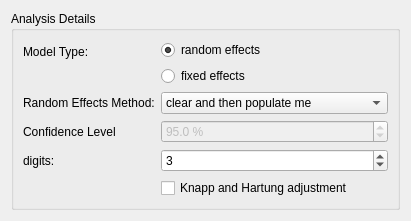
<?xml version="1.0" encoding="UTF-8"?>
<ui version="4.0">
 <class>WizardPage</class>
 <widget class="QWizardPage" name="WizardPage">
  <property name="geometry">
   <rect>
    <x>0</x>
    <y>0</y>
    <width>411</width>
    <height>212</height>
   </rect>
  </property>
  <property name="windowTitle">
   <string>WizardPage</string>
  </property>
  <property name="toolTip">
   <string>The confidence level is set on the main toolbar</string>
  </property>
  <layout class="QVBoxLayout" name="verticalLayout">
   <item>
    <widget class="QGroupBox" name="groupBox_3">
     <property name="title">
      <string>Analysis Details</string>
     </property>
     <layout class="QFormLayout" name="formLayout">
      <item row="0" column="0">
       <widget class="QLabel" name="label_2">
        <property name="text">
         <string>Model Type:</string>
        </property>
       </widget>
      </item>
      <item row="0" column="1">
       <layout class="QVBoxLayout" name="verticalLayout_3">
        <item>
         <widget class="QRadioButton" name="random_effects_radio_btn">
          <property name="text">
           <string>random effects</string>
          </property>
          <property name="checked">
           <bool>true</bool>
          </property>
         </widget>
        </item>
        <item>
         <widget class="QRadioButton" name="fixed_effects_radio_btn">
          <property name="text">
           <string>fixed effects</string>
          </property>
         </widget>
        </item>
       </layout>
      </item>
      <item row="1" column="0">
       <widget class="QLabel" name="random_effects_label">
        <property name="text">
         <string>Random Effects Method:</string>
        </property>
       </widget>
      </item>
      <item row="1" column="1">
       <widget class="QComboBox" name="random_effects_method_ComboBox">
        <item>
         <property name="text">
          <string>clear and then populate me</string>
         </property>
        </item>
       </widget>
      </item>
      <item row="2" column="0">
       <widget class="QLabel" name="label_4">
        <property name="text">
         <string>Confidence Level</string>
        </property>
       </widget>
      </item>
      <item row="2" column="1">
       <widget class="QDoubleSpinBox" name="conf_level_spinbox">
        <property name="enabled">
         <bool>false</bool>
        </property>
        <property name="toolTip">
         <string>Global confidence level set on main toolbar</string>
        </property>
        <property name="suffix">
         <string> %</string>
        </property>
        <property name="decimals">
         <number>1</number>
        </property>
        <property name="minimum">
         <double>70.000000000000000</double>
        </property>
        <property name="maximum">
         <double>99.900000000000006</double>
        </property>
        <property name="singleStep">
         <double>0.100000000000000</double>
        </property>
        <property name="value">
         <double>95.000000000000000</double>
        </property>
       </widget>
      </item>
      <item row="3" column="0">
       <widget class="QLabel" name="label_5">
        <property name="text">
         <string>digits:</string>
        </property>
       </widget>
      </item>
      <item row="3" column="1">
       <widget class="QSpinBox" name="digits_spinBox">
        <property name="minimum">
         <number>1</number>
        </property>
        <property name="maximum">
         <number>10</number>
        </property>
        <property name="value">
         <number>3</number>
        </property>
       </widget>
      </item>
      <item row="4" column="1">
       <widget class="QCheckBox" name="knha_checkBox">
        <property name="toolTip">
         <string>Should the method by Knapp and Hartung (2003) be used for adjusting test statistics and confidence intervals?</string>
        </property>
        <property name="text">
         <string>Knapp and Hartung adjustment</string>
        </property>
       </widget>
      </item>
     </layout>
    </widget>
   </item>
  </layout>
  <zorder>knha_checkBox</zorder>
  <zorder>groupBox_3</zorder>
  <zorder></zorder>
  <zorder>label_2</zorder>
  <zorder>random_effects_label</zorder>
  <zorder>random_effects_method_ComboBox</zorder>
 </widget>
 <resources/>
 <connections/>
</ui>
